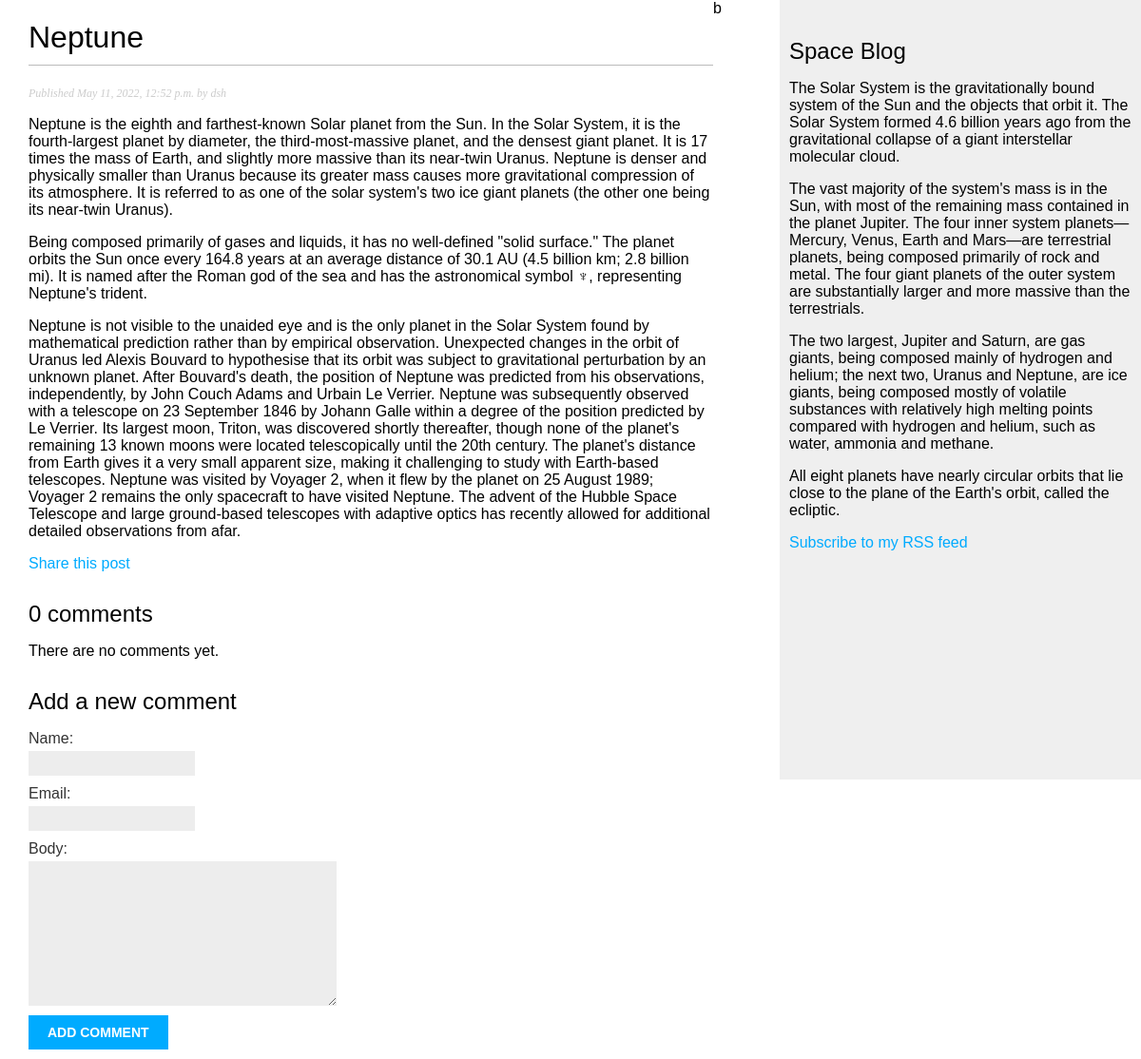
The page /blog/2022/5/11/neptune/ on the database its author committed.
### blog/models.py (models this page shows, shortened)
class Post(models.Model):
    STATUS_CHOICES = (
        ('draft', 'Draft'),
        ('published', 'Published'),
    )
    title = models.CharField(max_length=250)
    slug = models.SlugField(max_length=250,unique_for_date='publish')
    author = models.ForeignKey(User,on_delete=models.CASCADE,related_name='blog_post')
    body = models.TextField()
    publish = models.DateTimeField(default=timezone.now)
    created = models.DateTimeField(auto_now_add=True)
    updated = models.DateTimeField(auto_now=True)
    status = models.CharField(max_length=10,choices=STATUS_CHOICES,default='draft')
    objects = models.Manager()  # менеджер по умолчанию
    published = PublishedManager() # новый менеджер
    tags = TaggableManager()
    class Meta:
        ordering = ('-publish',)

### blog/views.py (the view)
def post_detail(request, year, month, day, post):
    post = get_object_or_404(Post, slug=post,
                                   status='published',
                                   publish__year=year,
                                   publish__month=month,
                                   publish__day=day)
    comments = post.comments.filter(active=True)
    new_comment = None
    if request.method == 'POST':
        comment_form = CommentForm(data=request.POST)
        if comment_form.is_valid():
            new_comment = comment_form.save(commit=False)
            new_comment.post = post
            new_comment.save()
    else:
        comment_form = CommentForm()
    return render(request,
                  'blog/post/detail.html',
                  {'post': post,
                   'comments': comments,
                   'new_comment': new_comment,
                   'comment_form': comment_form})

### blog/forms.py
class CommentForm(forms.ModelForm):
    class Meta:
        model = Comment
        fields = ('name', 'email', 'body')

### blog/templates/blog/post/detail.html (shortened to what this page needs)
{% extends "blog/base.html" %}
{% block content %}
    <h1>{{ post.title }}</h1>
    <p class="date">
        Published {{ post.publish }} by {{ post.author }}
    </p>
    {{ post.body|linebreaks }}
    <p>
        <a href="{% url "blog:post_share" post.id %}">
      Share this post
        </a>
    </p>
{% with comments.count as total_comments %}
    <h2>
      {{ total_comments }} comment{{ total_comments|pluralize }}
    </h2>
  {% endwith %}
  {% for comment in comments %}
    <div class="comment">
      <p class="info">
        Comment {{ forloop.counter }} by {{ comment.name }}
        {{ comment.created }}
      </p>
      {{ comment.body|linebreaks }}
    </div>
  {% empty %}
    <p>There are no comments yet.</p>
  {% endfor %}
  {% if new_comment %}
    <h2>Your comment has been added.</h2>
  {% else %}
    <h2>Add a new comment</h2>
    <form action="." method="post">
      {{ comment_form.as_p }}
      <p><input type="submit" value="Add comment"></p>
    </form>
  {% endif %}
{% endblock %}

### blog/static/css/blog.css (style rules this page uses)
body { margin:0; padding:0; font-family:helvetica, sans-serif; }
a { color:#00abff; text-decoration:none; }
h1 { font-weight:normal; border-bottom:1px solid #bbb; padding:0 0 10px 0; }
h2 { font-weight:normal; margin:30px 0 0; }
p.date { color:#ccc; font-family: georgia, serif; font-size: 12px; font-style: italic; }
label { float:left; clear:both; color:#333; margin-bottom:4px; }
input, textarea { clear:both; float:left; margin:0 0 10px; background:#ededed; border:0; padding:6px 10px; font-size:12px; }
input[type=submit] { font-weight:bold; background:#00abff; color:#fff; padding:10px 20px; font-size:14px; text-transform:uppercase; }

### rows shown on the page
Post: title "Neptune", publish "May 11, 2022, 12:52 p.m.", author "dsh", body "Neptune is the eighth and farthest-known Solar planet from the Sun. In the Solar System, it is the fourth-largest planet by diameter, the third-most-massive planet, and the densest giant planet. It is 17 times the mass of Earth, and slightly more massive than its near-twin Uranus. Neptune is denser and physically smaller than Uranus because its greater mass causes more gravitational compression of its atmosphere. It is referred to as one of the solar system's two ice giant planets (the other one being its near-twin Uranus). Being composed primarily of gases and liquids, it has no well-defined \"solid surface.\" The planet orbits the Sun once every 164.8 years at an average distance of 30.1 AU…"

### other values the page prints
{{ total_comments }} "0"
